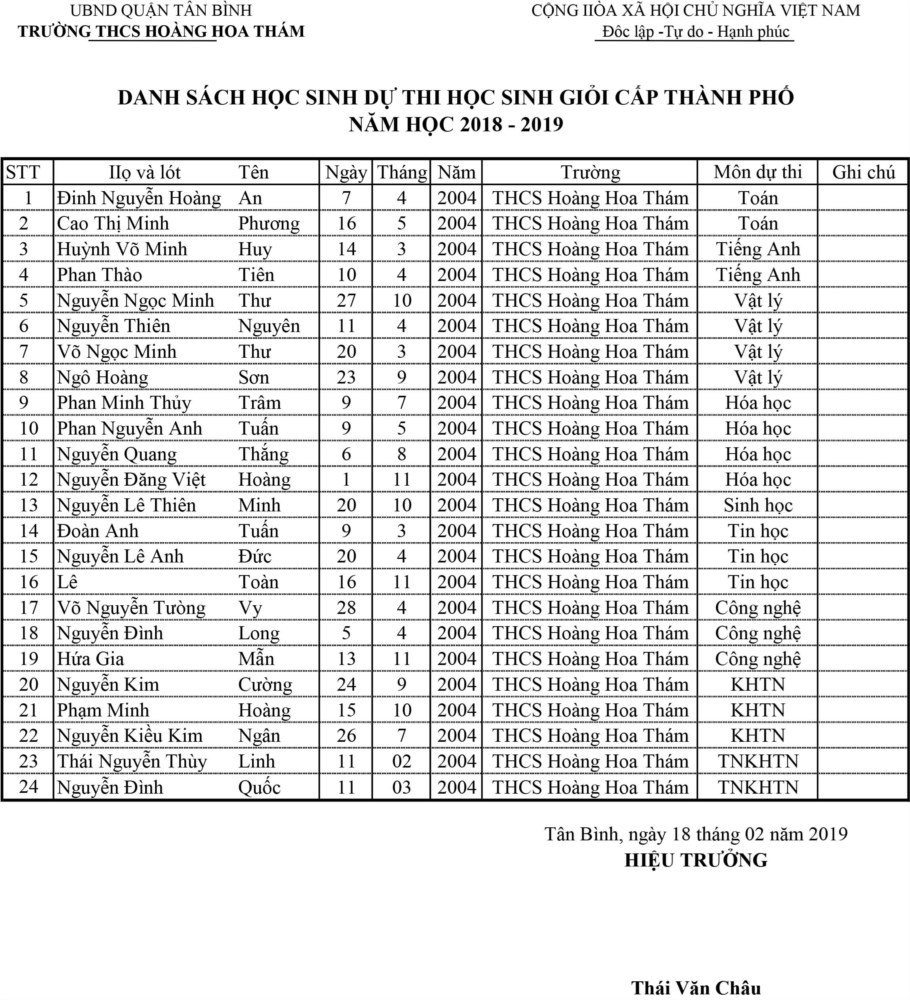
#> input picture photo/danhsachhocsinh.jpg, 910 x 1000 px
$ jupyter execute --allow-errors Untitled.ipynb   (shell and % lines are left out)
#> lines starting #> are read from the running program, lines starting #| are printed output that depends on the picture
<h2>Project object detection</h2>
    <br>

<p> package/module required : opencv-python|PIL , pytesseract</p>
<br>
<p> Goal: <br>
    - Resize photo <br>
    - crop hinh theo pixel <br>
    - text extraction  <br>
</p>

<p> Note:
    <br>Import image by PIL make the text extraction by pytesseract more effectively
    <br>Transform image to black/white is better for text extraction
    <br><a href="https://levelup.gitconnected.com/text-extraction-from-a-table-image-using-pytesseract-and-opencv-3342870691ae">"Tham khao"</a>
</p>

[cell 1]
import cv2
try:
    from PIL import Image
except ImportError:
    import Image
import pytesseract

[cell 2]

IMG_PATH = './photo/danhsachhocsinh.jpg'

# read image
img = cv2.imread(IMG_PATH)
#> img is the input picture: shape (1000, 910, 3); min 0, max 255, mean 227.8

#cv2.imshow('image', img)
print(IMG_PATH, img.shape)
#| ./photo/danhsachhocsinh.jpg (1000, 910, 3)


# cv2.imshow('image', img)
# #waits for user to press any key
# #(this is necessary to avoid Python kernel form crashing)
# cv2.waitKey(0)
# #closing all open windows
# cv2.destroyAllWindows()

<h4>This is resizing photo</h4>


#> (a cell that did not finish here is left out)

<h4>This is crop photo</h4>

[cell 4]
img_crop = img[160:803, 0:820]
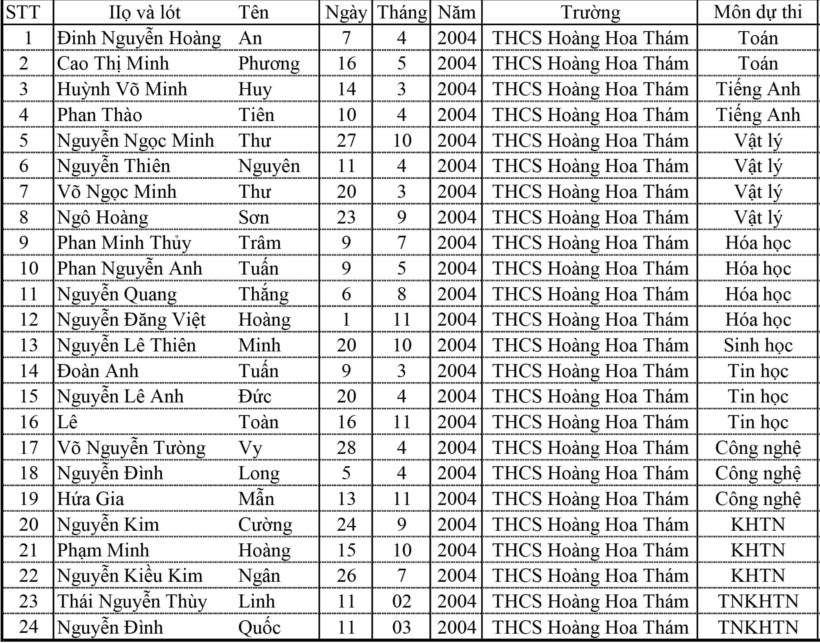
#> img_crop: shape (643, 820, 3); min 0, max 255, mean 216.7
crop_name = 'dshocsinh.jpg'
print(crop_name, img_crop.shape)
#| dshocsinh.jpg (643, 820, 3)

cv2.imwrite(crop_name, img_crop)
print('Done')

<h4>Split photo into small pieces which is a row storing student's info</h4>

[cell 5]
i_zero = 0
k = 0
while i_zero <= img_crop.shape[0]:

    img_crop_1 = img_crop[i_zero:i_zero+25, 0:820]

    i_zero = i_zero + 25

    k=k+1
    crop_name_1 = 'hocsinh_{}.jpg'.format(k)

    print (img_crop_1.shape, img_crop.shape[0], crop_name,i_zero )

    cv2.imwrite(crop_name_1, img_crop_1)
    print ('done hinh {}'.format(crop_name_1))
#> after the loop, i_zero = 650; k = 26


$ run again, with photo/anh_danh_sach.jpg copied over photo/danhsachhocsinh.jpg
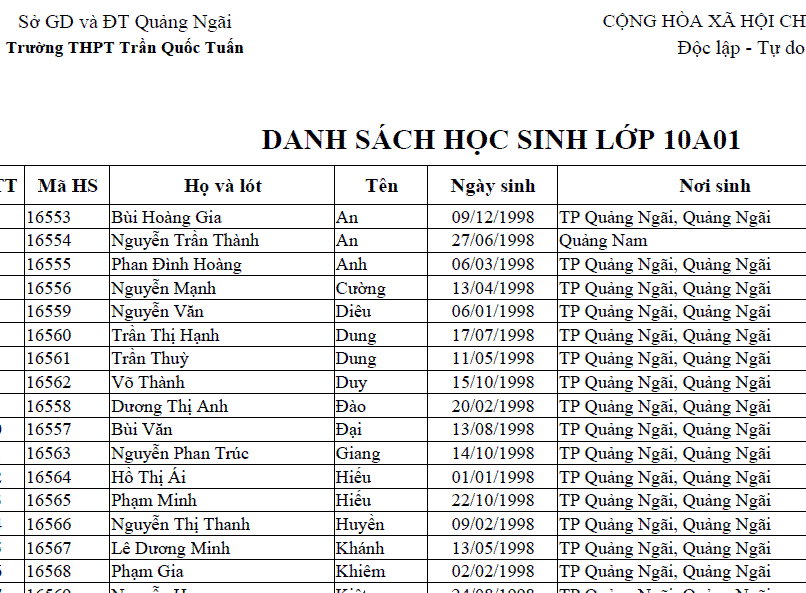
#> input picture photo/anh_danh_sach.jpg, 806 x 593 px
#> img is the input picture: shape (593, 806, 3); mean B, G, R 228.7, 228.1, 228.1
#| ./photo/danhsachhocsinh.jpg (593, 806, 3)
#> `img_crop = img[160:803, 0:820]`:
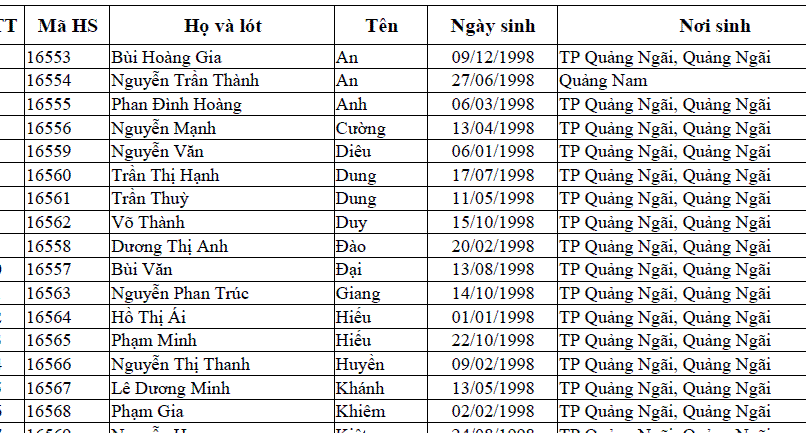
#> img_crop: shape (433, 806, 3); mean B, G, R 223, 222.4, 222.3
#| dshocsinh.jpg (433, 806, 3)
#> after the loop `while i_zero <= img_crop.shape[0]:`: i_zero = 450; k = 18

$ run again, with photo/girl_xinh_2.jpg copied over photo/danhsachhocsinh.jpg
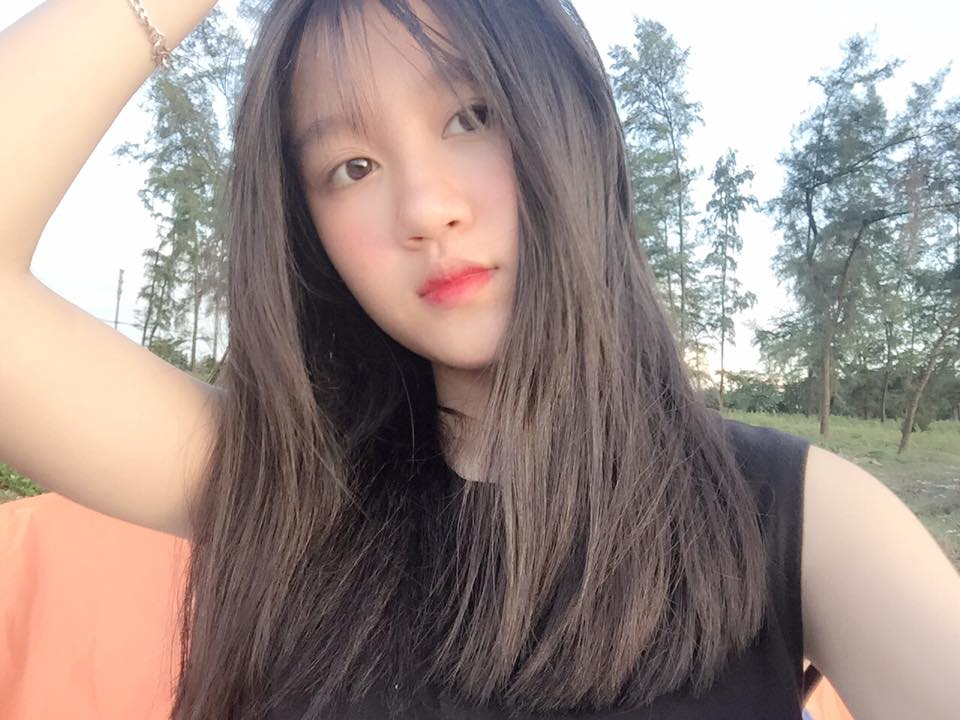
#> input picture photo/girl_xinh_2.jpg, 960 x 720 px
#> img is the input picture: shape (720, 960, 3); mean B, G, R 136.4, 141.6, 156.2
#| ./photo/danhsachhocsinh.jpg (720, 960, 3)
#> `img_crop = img[160:803, 0:820]`:
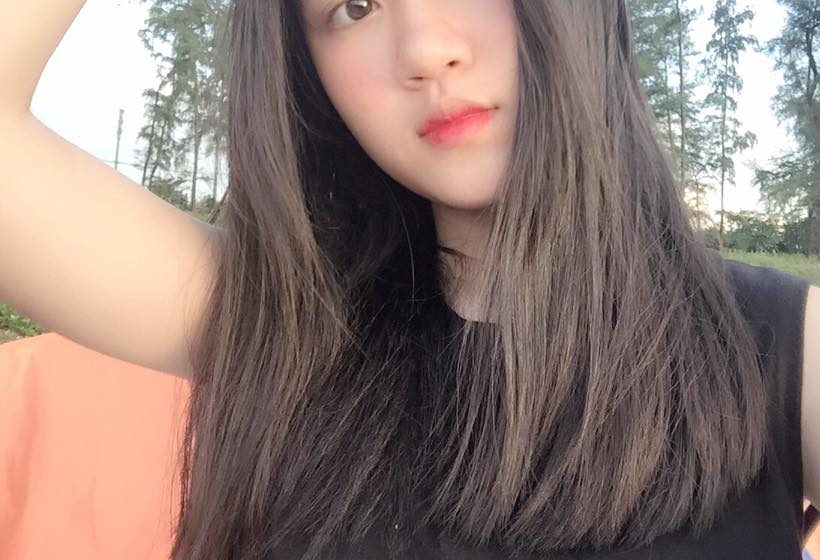
#> img_crop: shape (560, 820, 3); mean B, G, R 116.3, 122.5, 141.8
#| dshocsinh.jpg (560, 820, 3)
#> after the loop `while i_zero <= img_crop.shape[0]:`: i_zero = 575; k = 23
